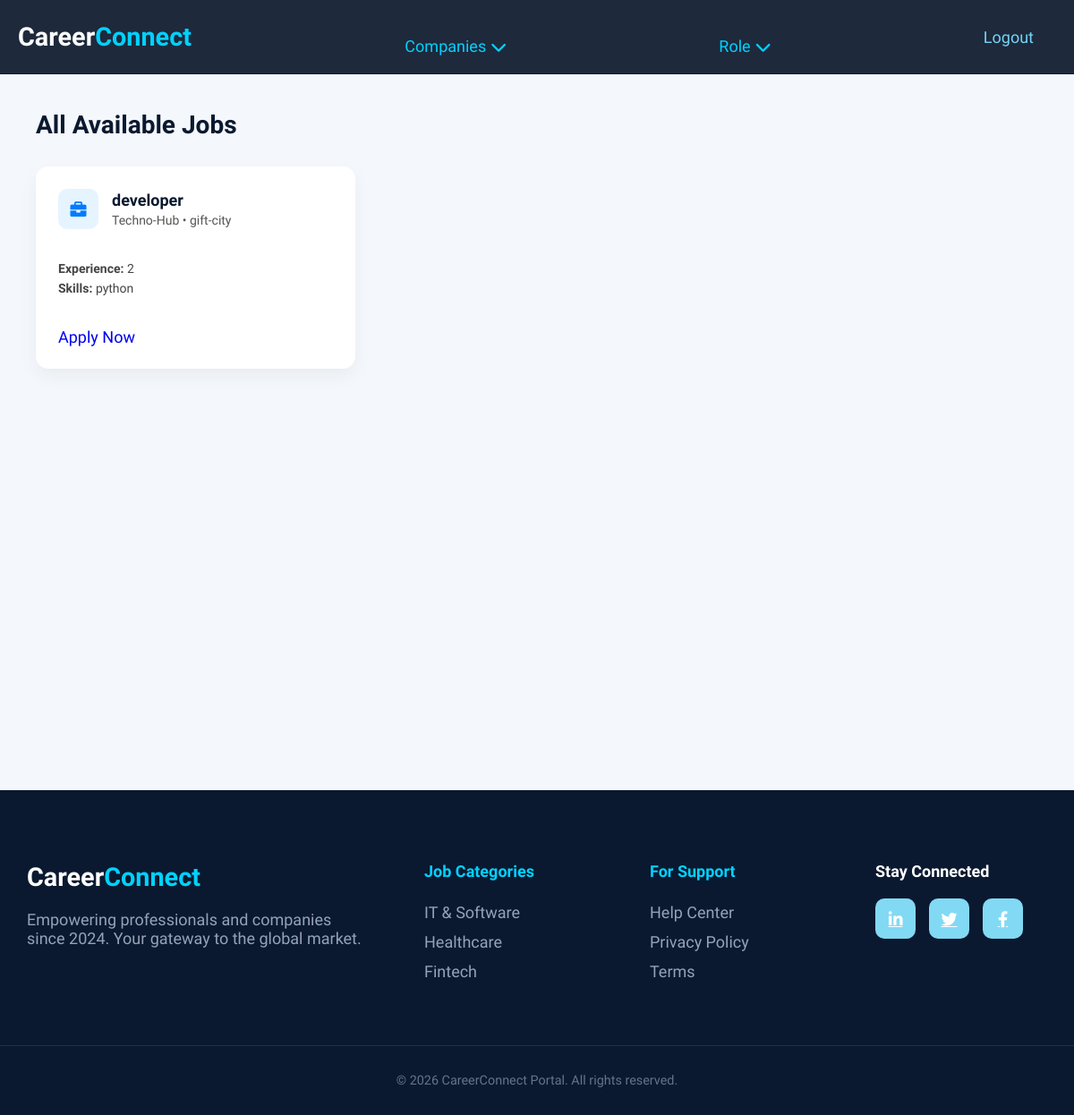
Page /all_jobs/ (signed in) on the committed database.
### accounts/models.py (models this page shows)
class Job(models.Model):
    employer = models.ForeignKey(
        employerdb,
        on_delete=models.CASCADE,
        related_name="jobs"
    )
    company_name = models.CharField(max_length=200)
    location = models.CharField(max_length=200)
    contact = models.CharField(max_length=15)
    email = models.EmailField()
    job_role = models.CharField(max_length=200)
    experience = models.CharField(max_length=100)
    skills = models.TextField()
    is_active = models.BooleanField(default=True)
    created_at = models.DateTimeField(auto_now_add=True)

### accounts/views.py (the view)
# urls.py: path('all_jobs/', views.view_all_jobs, name='view_all_jobs'),
@login_required
def view_all_jobs(request):
    jobs = Job.objects.filter(is_active=True).order_by('-created_at')
    return render(request, 'view_all_jobs.html', {'jobs': jobs})

### templates/view_all_jobs.html
{% extends 'base.html' %} {% load static %} {% block extra_css %}
<link rel="stylesheet" href="{% static 'css/view_all_jobs.css' %}" />
{% endblock %} {% block content %}
<div class="all-jobs-container">
  <div class="all-jobs-header">
    <h2>All Available Jobs</h2>
  </div>
  <div class="jobs-grid">
    {% for job in jobs %}
    <div class="job-card">
      <div class="job-top">
        <div class="job-icon">
          <i class="fas fa-briefcase"></i>
        </div>
        <div>
          <h3>{{ job.job_role }}</h3>
          <p class="company">{{ job.company_name }} • {{ job.location }}</p>
        </div>
      </div>
      <div class="job-details">
        <p><strong>Experience:</strong> {{ job.experience }}</p>
        <p><strong>Skills:</strong> {{ job.skills }}</p>
      </div>
      <div class="job-actions">
        <a
          href="https://mail.google.com/mail/?view=cm&fs=1&to={{ job.email }}&su=Application for {{ job.job_role }}&body=Hello {{ job.company_name }}, I would like to apply for the {{ job.job_role }} position."
          target="_blank"
          class="btn-navy-sm"
          style="text-decoration: none"
        >
          Apply Now
        </a>
      </div>
    </div>
    {% empty %}
    <p>No jobs available right now.</p>
    {% endfor %}
  </div>
</div>
{% endblock %}

### static/css/base.css (style rules this page uses)
:root { --navy: #0a192f; --cyan: #00d2ff; --cyan-glow: rgba(0, 210, 255, 0.4); --purple-glow: rgba(160, 32, 240, 0.3); --white: #ffffff; --light-bg: #f8fafc; --text-navy: #1e293b; --text-light: #64748b; }
* { margin: 0; padding: 0; box-sizing: border-box; }
body { font-family: "Plus Jakarta Sans", sans-serif; background-color: var(--white); color: var(--text-navy); font-size: 18px; }

### static/css/view_all_jobs.css (style rules this page uses)
.all-jobs-container { padding: 40px; background-color: #f4f7fb; min-height: 100vh; }
.all-jobs-header { margin-bottom: 30px; }
.all-jobs-header h2 { font-size: 28px; font-weight: 600; color: #0a192f; }
.jobs-grid { display: grid; grid-template-columns: repeat(auto-fill, minmax(320px, 1fr)); gap: 25px; }
.job-card { background: #ffffff; padding: 25px; border-radius: 14px; box-shadow: 0 8px 20px rgba(0, 0, 0, 0.05); transition: all 0.3s ease; display: flex; flex-direction: column; justify-content: space-between; }
.job-top { display: flex; align-items: center; gap: 15px; margin-bottom: 15px; }
.job-icon { background: #e6f4ff; color: #007bff; width: 45px; height: 45px; border-radius: 10px; display: flex; align-items: center; justify-content: center; font-size: 18px; }
.job-card h3 { margin: 0; font-size: 18px; color: #0a192f; }
.company { margin: 4px 0 0; color: #555; font-size: 14px; }
.job-details { font-size: 14px; color: #444; margin: 15px 0; }
.job-details p { margin: 6px 0; }
.job-actions { margin-top: 15px; }

### rows in the picture
Job: job_role "developer", company_name "Techno-Hub", location "gift-city", experience "2", skills "python"
